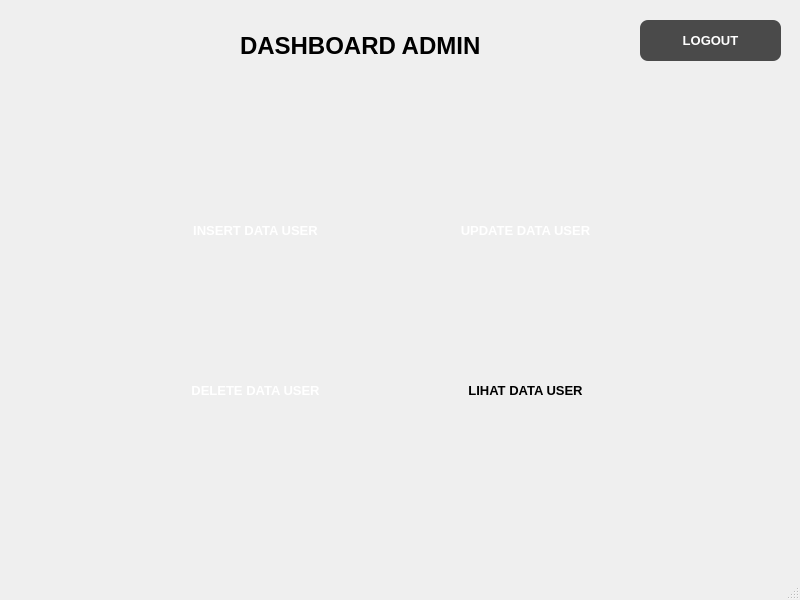
<?xml version="1.0" encoding="UTF-8"?>
<ui version="4.0">
 <class>MainWindow</class>
 <widget class="QMainWindow" name="MainWindow">
  <property name="geometry">
   <rect>
    <x>0</x>
    <y>0</y>
    <width>800</width>
    <height>600</height>
   </rect>
  </property>
  <property name="windowTitle">
   <string>MainWindow</string>
  </property>
  <widget class="QWidget" name="centralwidget">
   <widget class="QLabel" name="label">
    <property name="geometry">
     <rect>
      <x>240</x>
      <y>20</y>
      <width>351</width>
      <height>51</height>
     </rect>
    </property>
    <property name="font">
     <font>
      <pointsize>18</pointsize>
      <weight>75</weight>
      <bold>true</bold>
     </font>
    </property>
    <property name="text">
     <string>DASHBOARD ADMIN</string>
    </property>
   </widget>
   <widget class="QPushButton" name="pushButton">
    <property name="geometry">
     <rect>
      <x>140</x>
      <y>170</y>
      <width>231</width>
      <height>121</height>
     </rect>
    </property>
    <property name="font">
     <font>
      <pointsize>10</pointsize>
      <weight>75</weight>
      <bold>true</bold>
     </font>
    </property>
    <property name="styleSheet">
     <string notr="true">background: qlineargradient(
    x1:0, y1:0, x2:1, y2:1,
    stop:0 #66d9a3,
    stop:1 #33cc88
);
color: white;
border-radius: 8px;
</string>
    </property>
    <property name="text">
     <string>INSERT DATA USER</string>
    </property>
   </widget>
   <widget class="QPushButton" name="pushButton_2">
    <property name="geometry">
     <rect>
      <x>140</x>
      <y>330</y>
      <width>231</width>
      <height>121</height>
     </rect>
    </property>
    <property name="font">
     <font>
      <pointsize>10</pointsize>
      <weight>75</weight>
      <bold>true</bold>
     </font>
    </property>
    <property name="styleSheet">
     <string notr="true">QPushButton {
    background: qlineargradient(
        x1:0, y1:0, x2:1, y2:1,
        stop:0 #ff9aa2,   /* soft pink-ish red */
        stop:1 #ff6f6f    /* soft coral red */
    );
    color: white;
    border: none;
    border-radius: 8px;
    padding: 6px 14px;
    font-weight: bold;
}

QPushButton:hover {
    background: qlineargradient(
        x1:0, y1:0, x2:1, y2:1,
        stop:0 #ff8c99,
        stop:1 #ff5f5f
    );
}

QPushButton:pressed {
    background: #e85c5c;
}
</string>
    </property>
    <property name="text">
     <string>DELETE DATA USER</string>
    </property>
   </widget>
   <widget class="QPushButton" name="pushButton_3">
    <property name="geometry">
     <rect>
      <x>410</x>
      <y>330</y>
      <width>231</width>
      <height>121</height>
     </rect>
    </property>
    <property name="font">
     <font>
      <pointsize>10</pointsize>
      <weight>75</weight>
      <bold>true</bold>
     </font>
    </property>
    <property name="styleSheet">
     <string notr="true">background: qlineargradient(
    x1:0, y1:0, x2:1, y2:1,
    stop:0 #d9d9d9,
    stop:1 #bfbfbf
);
color: black;
border-radius: 8px;
</string>
    </property>
    <property name="text">
     <string>LIHAT DATA USER</string>
    </property>
   </widget>
   <widget class="QPushButton" name="pushButton_logout">
    <property name="geometry">
     <rect>
      <x>640</x>
      <y>20</y>
      <width>141</width>
      <height>41</height>
     </rect>
    </property>
    <property name="font">
     <font>
      <pointsize>10</pointsize>
      <weight>75</weight>
      <bold>true</bold>
     </font>
    </property>
    <property name="styleSheet">
     <string notr="true">QPushButton {
    background-color: #4A4A4A;
    color: white;
    border: none;
    border-radius: 8px;
    padding: 6px 14px;
}

QPushButton:hover {
    background-color: #3A3A3A;
}

QPushButton:pressed {
    background-color: #2E2E2E;
}
</string>
    </property>
    <property name="text">
     <string>LOGOUT</string>
    </property>
   </widget>
   <widget class="QPushButton" name="pushButton_4">
    <property name="geometry">
     <rect>
      <x>410</x>
      <y>170</y>
      <width>231</width>
      <height>121</height>
     </rect>
    </property>
    <property name="font">
     <font>
      <pointsize>10</pointsize>
      <weight>75</weight>
      <bold>true</bold>
     </font>
    </property>
    <property name="styleSheet">
     <string notr="true">background: qlineargradient(
    x1:0, y1:0, x2:1, y2:1,
    stop:0 #4da6ff,
    stop:1 #1a75ff
);
color: white;
border-radius: 8px;
padding: 6px 14px;
</string>
    </property>
    <property name="text">
     <string>UPDATE DATA USER</string>
    </property>
   </widget>
  </widget>
  <widget class="QMenuBar" name="menubar">
   <property name="geometry">
    <rect>
     <x>0</x>
     <y>0</y>
     <width>800</width>
     <height>26</height>
    </rect>
   </property>
  </widget>
  <widget class="QStatusBar" name="statusbar"/>
 </widget>
 <resources/>
 <connections/>
</ui>
